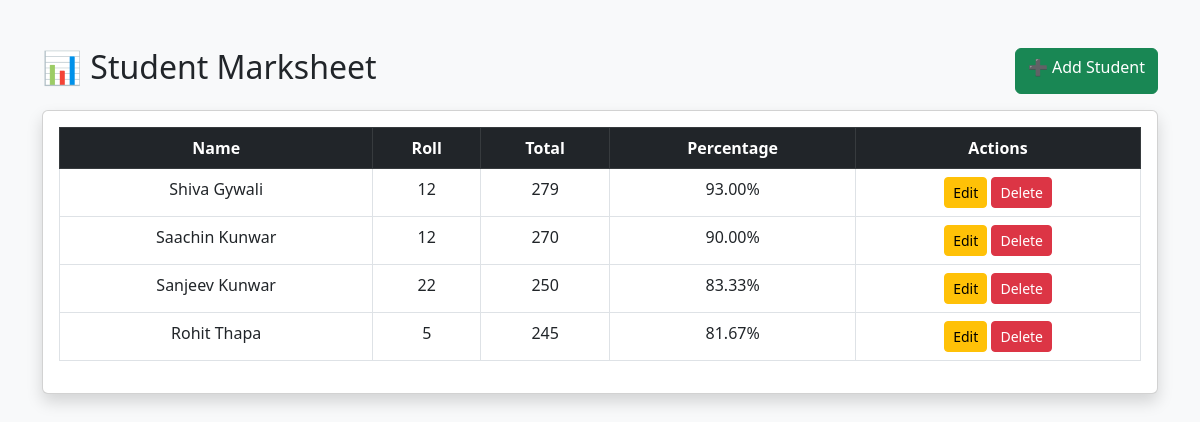
The page / (signed in) on the database its author committed.
### marks/models.py (models this page shows, shortened)
class Student(models.Model):
    name= models.CharField(max_length=100)
    roll= models.IntegerField()
    subject1= models.IntegerField()
    subject2= models.IntegerField()
    subject3= models.IntegerField()
    def total(self):
        return self.subject1 + self.subject2+ self.subject3
    def percentage(self):
        return self.total()/3

### marks/views.py (the view)
# urls.py: path('', views.student_list, name='list'),
@login_required(login_url='login')
def student_list(request):
    students = Student.objects.all()
    return render(request, 'list.html', {'students': students})

### marks/templates/list.html (shortened to what this page needs)
<!DOCTYPE html>
<html>
<head>
    <link href="https://cdn.jsdelivr.net/npm/bootstrap@5.3.0/dist/css/bootstrap.min.css" rel="stylesheet">
</head>
<body class="bg-light">
<div class="container mt-5">
    <div class="d-flex justify-content-between mb-3">
        <h2>📊 Student Marksheet</h2>
        <a href="/add/" class="btn btn-success">➕ Add Student</a>
    </div>
    <div class="card shadow p-3">
       <table class="table table-bordered table-hover text-center">
    <thead class="table-dark">
        <tr>
            <th>Name</th>
            <th>Roll</th>
            <th>Total</th>
            <th>Percentage</th>
            <th>Actions</th>
        </tr>
    </thead>
    <tbody>
        {% for student in students %}
        <tr>
            <td>{{ student.name }}</td>
            <td>{{ student.roll }}</td>
            <td>{{ student.total }}</td>
            <td>{{ student.percentage|floatformat:2 }}%</td>
            <td>
                <a href="{% url 'edit' student.id %}" class="btn btn-warning btn-sm">
                    Edit
                </a>
                <a href="{% url 'delete' student.id %}"
                   class="btn btn-danger btn-sm"
                   onclick="return confirm('Are you sure?')">
                    Delete
                </a>
            </td>
        </tr>
        {% endfor %}
    </tbody>
</table>
    </div>
</div>
</body>
</html>

### rows shown on the page
Student: name "Shiva Gywali", roll "12", total "279", percentage "93.00"
Student: name "Saachin Kunwar", roll "12", total "270", percentage "90.00"
Student: name "Sanjeev Kunwar", roll "22", total "250", percentage "83.33"
Student: name "Rohit Thapa", roll "5", total "245", percentage "81.67"
